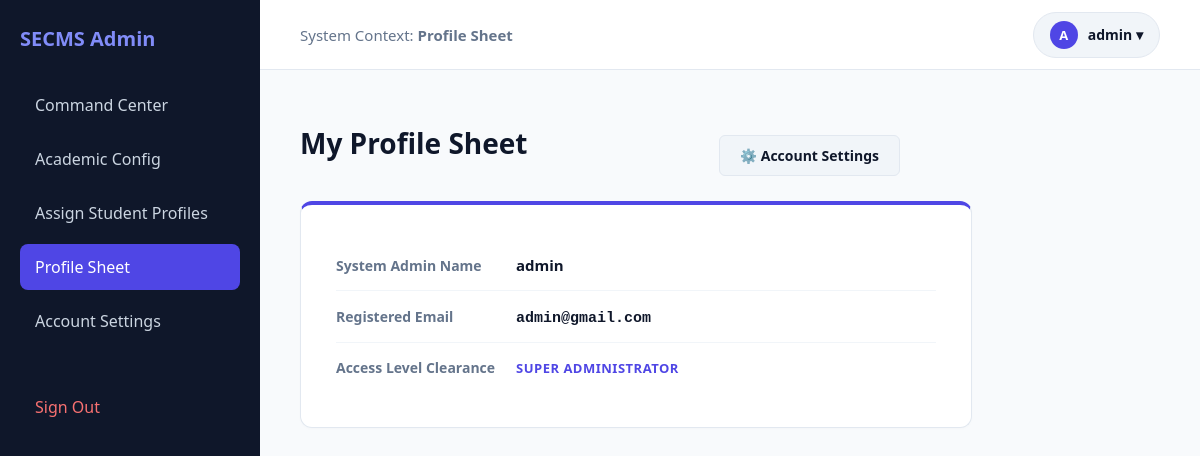
Screenshot of /admin_profile.php (signed in) with the database file from the repository.
### tables this page shows
CREATE TABLE `users` (
  `id` int(11) NOT NULL,
  `username` varchar(50) NOT NULL,
  `password` varchar(255) NOT NULL,
  `email` varchar(100) NOT NULL,
  `role` enum('admin','faculty','student') NOT NULL,
  `status` enum('pending','approved') DEFAULT 'pending',
  `created_at` timestamp NOT NULL DEFAULT current_timestamp(),
  `course_code` varchar(20) DEFAULT NULL,
  `batch_id` int(11) DEFAULT NULL
);

### admin_profile.php (the view, shortened to what this page needs)
<?php
include 'db_connect.php';
$admin_id = $_SESSION['user_id'];
$query = $conn->query("SELECT * FROM users WHERE id = $admin_id");
$user_data = $query->fetch_assoc();
$admin_user = $user_data['username'] ?? 'Admin';
$email = $user_data['email'] ?? 'N/A';
?>
<!DOCTYPE html>
<html lang="en">
<head>
</head>
<body>
<div class="sidebar">
    <h3>SECMS Admin</h3>
    <a href="admin_dashboard.php">Command Center</a>
    <a href="manage_academic_config.php">Academic Config</a>
    <a href="admin_assign_student.php">Assign Student Profiles</a>
    <a href="admin_profile.php" class="active">Profile Sheet</a>
    <a href="profile.php">Account Settings</a>
    <a href="logout.php" style="color: #f87171; margin-top: 40px; display: block;">Sign Out</a>
</div>
<div class="workspace">
    <header class="top-header">
        <div style="font-size: 15px; font-weight: 500; color: var(--text-light);">System Context: <strong>Profile Sheet</strong></div>
        <div class="profile-menu" style="position: relative; display: inline-block;">
            <div class="profile-trigger" style="display: flex; align-items: center; gap: 10px; background: #f1f5f9; padding: 8px 16px; border-radius: 50px; cursor: pointer; font-weight: 600; font-size: 14px; border: 1px solid var(--border);" onclick="var d = document.getElementById('admin-drop'); d.style.display = d.style.display === 'block' ? 'none' : 'block';">
                <div style="width: 28px; height: 28px; background: var(--accent); color: white; border-radius: 50%; display: flex; align-items: center; justify-content: center; font-size: 13px;">
                    <?php echo strtoupper(substr($admin_user, 0, 1)); ?>
                </div>
                <?php echo htmlspecialchars($admin_user); ?> ▾
            </div>
        </div>
    </header>
    <main class="main-content">
        <div style="display: flex; justify-content: space-between; align-items: center; max-width: 600px; margin-bottom: 25px;">
            <h1 style="margin: 0; font-size: 28px;">My Profile Sheet</h1>
            <a href="profile.php" class="btn-settings">⚙️ Account Settings</a>
        </div>
        <div class="profile-card" style="border-top: 4px solid var(--accent);">
            <div class="meta-row">
                <div class="meta-label">System Admin Name</div>
                <div class="meta-val"><?php echo htmlspecialchars($admin_user); ?></div>
            </div>
            <div class="meta-row">
                <div class="meta-label">Registered Email</div>
                <div class="meta-val"><code><?php echo htmlspecialchars($email); ?></code></div>
            </div>
            <div class="meta-row">
                <div class="meta-label">Access Level Clearance</div>
                <div class="meta-val" style="color: var(--accent); text-transform: uppercase; font-size: 13px; letter-spacing: 0.5px;">Super Administrator</div>
            </div>
        </div>
    </main>
</div>
</body>
</html>

### admin_profile.php (style rules this page uses)
:root { --primary: #0f172a; --accent: #4f46e5; --accent-hover: #4338ca; --bg: #f8fafc; --card: #ffffff; --border: #e2e8f0; --text: #0f172a; --text-light: #64748b; }
body { font-family: 'Segoe UI', system-ui, sans-serif; background: var(--bg); color: var(--text); margin: 0; display: flex; min-height: 100vh; }
.sidebar { width: 260px; background: var(--primary); color: white; padding: 25px 20px; box-sizing: border-box; flex-shrink: 0; }
.sidebar h3 { margin: 0 0 30px 0; color: #818cf8; font-size: 20px; }
.sidebar a { display: block; color: #cbd5e1; text-decoration: none; padding: 12px 15px; border-radius: 8px; margin-bottom: 8px; font-weight: 500; transition: all 0.2s; }
.sidebar a.active { background: var(--accent); color: white; }
.workspace { flex: 1; display: flex; flex-direction: column; min-width: 0; }
.top-header { background: var(--card); height: 70px; border-bottom: 1px solid var(--border); display: flex; justify-content: space-between; align-items: center; padding: 0 40px; box-sizing: border-box; }
.main-content { padding: 40px; box-sizing: border-box; }
.profile-card { background: var(--card); border: 1px solid var(--border); padding: 35px; border-radius: 12px; max-width: 600px; box-shadow: 0 1px 3px rgba(0,0,0,0.02); }
.meta-row { display: flex; padding: 15px 0; border-bottom: 1px solid #f1f5f9; align-items: center; }
.meta-row:last-child { border-bottom: none; }
.meta-label { width: 180px; font-weight: 600; color: var(--text-light); font-size: 14px; }
.meta-val { font-weight: 700; color: var(--text); font-size: 15px; }
.btn-settings { display: inline-block; background: #f1f5f9; color: var(--text); border: 1px solid var(--border); padding: 10px 20px; border-radius: 6px; text-decoration: none; font-weight: 600; font-size: 14px; margin-top: 25px; transition: 0.2s; }

### rows the page displays
users: username "A", username "admin", email "admin@gmail.com"
